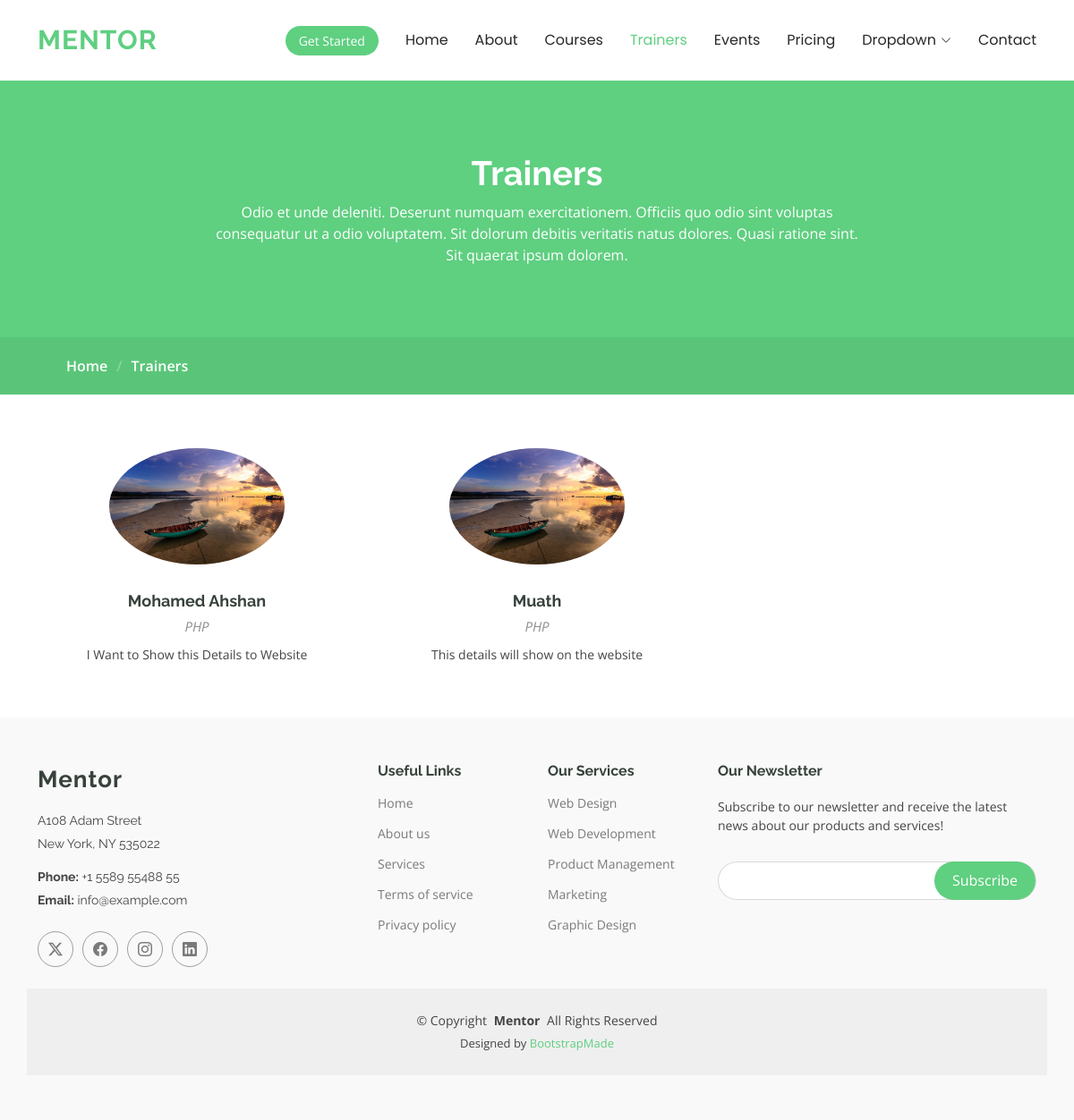
/website/index.php?page=trainer/trainer, run on the app's committed database.
### tables this page shows
CREATE TABLE `trainers` (
  `id` int(11) NOT NULL,
  `name` varchar(100) NOT NULL,
  `subject` varchar(100) NOT NULL,
  `description` varchar(100) NOT NULL,
  `facebook_link` varchar(100) NOT NULL,
  `instagram_link` varchar(100) NOT NULL,
  `linkedin_link` varchar(100) DEFAULT NULL,
  `twitter_link` varchar(100) NOT NULL,
  `image` varchar(100) NOT NULL
);

### resources/views/pages/website/trainer/trainer.php (the view, shortened to what this page needs)
<main class="main">
<div class="page-title" data-aos="fade">
  <div class="heading">
    <div class="container">
      <div class="row d-flex justify-content-center text-center">
        <div class="col-lg-8">
          <h1>Trainers</h1>
          <p class="mb-0">Odio et unde deleniti. Deserunt numquam exercitationem. Officiis quo odio sint voluptas consequatur ut a odio voluptatem. Sit dolorum debitis veritatis natus dolores. Quasi ratione sint. Sit quaerat ipsum dolorem.</p>
        </div>
      </div>
    </div>
  </div>
  <nav class="breadcrumbs">
    <div class="container">
      <ol>
        <li><a href="index.html">Home</a></li>
        <li class="current">Trainers</li>
      </ol>
    </div>
  </nav>
</div>
<?php
$sql="SELECT * FROM trainers";
$result=mysqli_query($conn,$sql);
?>
<section id="trainers" class="section trainers">
  <div class="container">
    <div class="row gy-5">
    <?php while($row=mysqli_fetch_assoc($result)):?>
      <div class="col-lg-4 col-md-6 member" data-aos="fade-up" data-aos-delay="100">
        <div class="member-img">
          <img src="../public/images/<?php echo $row['image']?>" class="img-fluid" alt="">
        </div>
        <div class="member-info text-center">
          <h4><?php echo $row['name']?></h4>
          <span><?php echo $row['subject']?></span>
          <p><?php echo $row['description']?></p>
        </div>
      </div>
     <?php  endwhile;
     ?>
    </div>
  </div>
</section>
</main>

### website/index.php (shortened to what this page needs)
<!DOCTYPE html>
<html lang="en">
<head>
    <link href="../public/website/assets/vendor/bootstrap/css/bootstrap.min.css" rel="stylesheet">
    <link href="../public/website/assets/vendor/bootstrap-icons/bootstrap-icons.css" rel="stylesheet">
    <link href="../public/website/assets/vendor/aos/aos.css" rel="stylesheet">
    <link href="../public/website/assets/vendor/glightbox/css/glightbox.min.css" rel="stylesheet">
    <link href="../public/website/assets/vendor/swiper/swiper-bundle.min.css" rel="stylesheet">
    <link href="../public/website/assets/css/main.css" rel="stylesheet">
</head>
<body class="index-page">
    <?php
    include("../resources/views/includes/website/header.php");
    $page = 'home/home';
    if (isset($_GET['page'])) {
        $page = $_GET['page'];
    }
    $page = 'website/' . $page;
    $pagePath = "../resources/views/pages/" . $page . ".php";
    if (file_exists($pagePath)) {
        include $pagePath;
    } else {
        echo "<h3> Page Is Not Found" . $pagePath . "</h3>";
    }
    include("../resources/views/includes/website/footer.php");
    ?>
</body>
</html>

### resources/views/includes/website/header.php (shortened to what this page needs)
<?php
 $page=isset($_GET['page']) ? $_GET['page']:'';
 ?>
 <header id="header" class="header d-flex align-items-center sticky-top">
    <div class="container-fluid container-xl position-relative d-flex align-items-center">
      <a href="index.html" class="logo d-flex align-items-center me-auto">
        <h1 class="sitename">Mentor</h1>
      </a>
      <nav id="navmenu" class="navmenu">
        <ul>
          <li><a href="?page=home/home" class="<?php echo($page=='home/home') ? 'active' : '' ?>">Home<br></a></li>
          <li><a href="?page=about/about" class="<?php echo($page=='about/about') ? 'active' : '' ?>">About</a></li>
          <li><a href="?page=course/course" class="<?php echo($page=='course/course') ? 'active' : '' ?>">Courses</a></li>
          <li><a href="?page=trainer/trainer" class="<?php echo($page=='trainer/trainer') ? 'active' : '' ?>">Trainers</a></li>
          <li><a href="?page=event/event" class="<?php echo($page=='event/event') ? 'active' : '' ?>">Events</a></li>
          <li><a href="pricing.html" class="<?php echo($page=='trainer/add_trainer') ? 'active' : '' ?>">Pricing</a></li>
          <li class="dropdown"><a href="#" class="<?php echo($page=='trainers/add_trainer') ? 'active' : '' ?>"><span>Dropdown</span> <i class="bi bi-chevron-down toggle-dropdown"></i></a>
          </li>
          <li><a href="?page=contact/contact" class="<?php echo($page=='contact/contact') ? 'active' : '' ?>">Contact</a></li>
        </ul>
      </nav>
      <a class="btn-getstarted" href="courses.html">Get Started</a>
    </div>
  </header>

### resources/views/includes/website/footer.php (shortened to what this page needs)
<footer id="footer" class="footer position-relative light-background">
<div class="container footer-top">
  <div class="row gy-4">
    <div class="col-lg-4 col-md-6 footer-about">
      <a href="index.html" class="logo d-flex align-items-center">
        <span class="sitename">Mentor</span>
      </a>
      <div class="footer-contact pt-3">
        <p>A108 Adam Street</p>
        <p>New York, NY 535022</p>
        <p class="mt-3"><strong>Phone:</strong> <span>+1 5589 55488 55</span></p>
        <p><strong>Email:</strong> <span>info@example.com</span></p>
      </div>
      <div class="social-links d-flex mt-4">
        <a href=""><i class="bi bi-twitter-x"></i></a>
        <a href=""><i class="bi bi-facebook"></i></a>
        <a href=""><i class="bi bi-instagram"></i></a>
        <a href=""><i class="bi bi-linkedin"></i></a>
      </div>
    </div>
    <div class="col-lg-2 col-md-3 footer-links">
      <h4>Useful Links</h4>
      <ul>
        <li><a href="#">Home</a></li>
        <li><a href="#">About us</a></li>
        <li><a href="#">Services</a></li>
        <li><a href="#">Terms of service</a></li>
        <li><a href="#">Privacy policy</a></li>
      </ul>
    </div>
    <div class="col-lg-2 col-md-3 footer-links">
      <h4>Our Services</h4>
      <ul>
        <li><a href="#">Web Design</a></li>
        <li><a href="#">Web Development</a></li>
        <li><a href="#">Product Management</a></li>
        <li><a href="#">Marketing</a></li>
        <li><a href="#">Graphic Design</a></li>
      </ul>
    </div>
    <div class="col-lg-4 col-md-12 footer-newsletter">
      <h4>Our Newsletter</h4>
      <p>Subscribe to our newsletter and receive the latest news about our products and services!</p>
      <form action="forms/newsletter.php" method="post" class="php-email-form">
        <div class="newsletter-form"><input type="email" name="email"><input type="submit" value="Subscribe"></div>
      </form>
    </div>
  </div>
</div>
<div class="container copyright text-center mt-4">
  <p>© <span>Copyright</span> <strong class="px-1 sitename">Mentor</strong> <span>All Rights Reserved</span></p>
  <div class="credits">
    Designed by <a href="https://bootstrapmade.com/">BootstrapMade</a>
  </div>
</div>
</footer>

### data on the page
trainers: image (picture), name "Mohamed Ahshan", subject "PHP", description "I Want to Show this Details to Website"
trainers: image (picture), name "Muath", subject "PHP", description "This details will show on the website"
